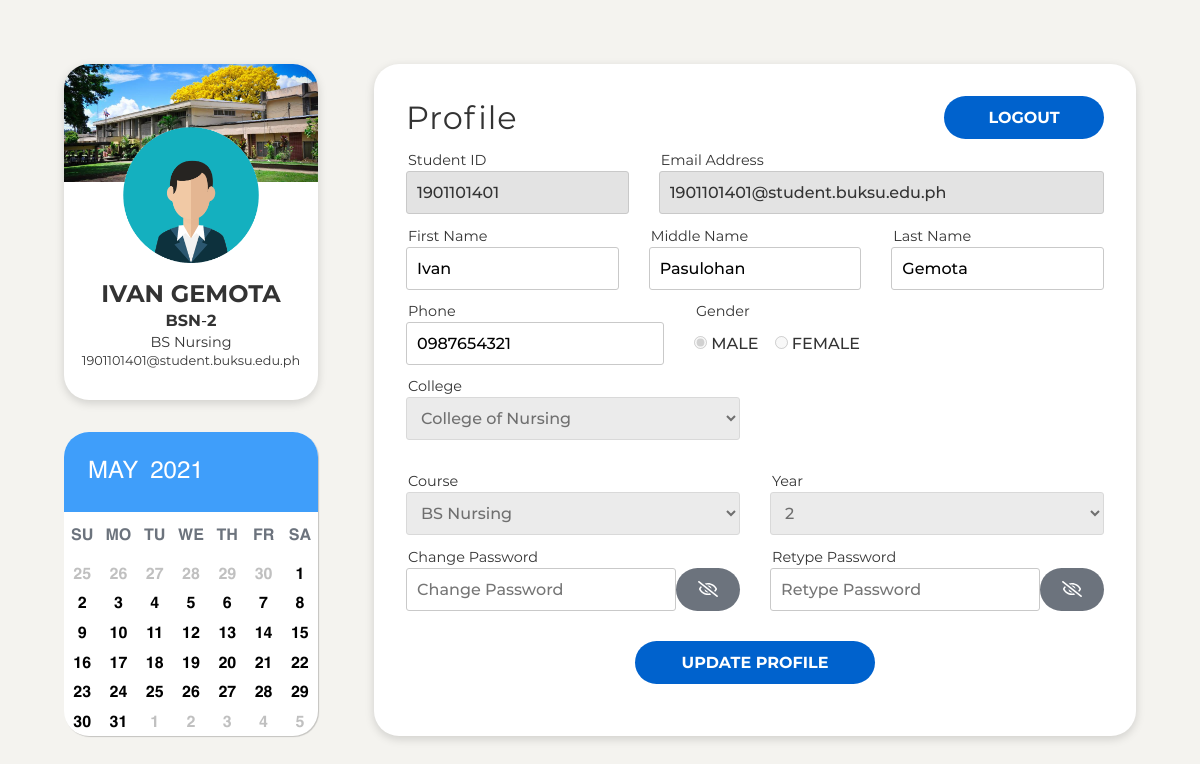
/home.php (signed in), run on the app's committed database.
### tables this page shows
CREATE TABLE `users` (
  `id` bigint(10) NOT NULL,
  `email` varchar(50) NOT NULL,
  `password` varchar(72) NOT NULL,
  `first_name` varchar(30) NOT NULL,
  `middle_name` varchar(20) DEFAULT NULL,
  `last_name` varchar(20) NOT NULL,
  `phone` varchar(15) DEFAULT NULL,
  `gender` varchar(6) NOT NULL,
  `course_id` varchar(10) NOT NULL,
  `year_level` int(1) NOT NULL,
  `role` varchar(10) NOT NULL
);

CREATE TABLE `courses` (
  `course_id` varchar(10) NOT NULL,
  `course_name` varchar(100) NOT NULL,
  `college_id` varchar(5) NOT NULL
);

CREATE TABLE `colleges` (
  `college_id` varchar(5) NOT NULL,
  `college_name` varchar(50) NOT NULL
);

### includes/functions.php (called while the page is built, shortened)
<?php
function idExists($conn, $id) {
    $sql = "SELECT * FROM users WHERE id = ?;";
    $stmt = mysqli_stmt_init($conn);
    if (!mysqli_stmt_prepare($stmt, $sql)) {
        header("location: ../registration.php?signup=stmtfail");
        exit();
    }
    mysqli_stmt_bind_param($stmt, "s", $id);
    mysqli_stmt_execute($stmt);
    $result = mysqli_stmt_get_result($stmt);
    if ($row = mysqli_fetch_assoc($result)) {
        return $row;
    } else {
        return false;
    }
}
function getCourse($conn, $courseId, $id) {
    $sql = "SELECT colleges.college_id, colleges.college_name, users.course_id, courses.course_name
            FROM users, colleges JOIN courses ON colleges.college_id = courses.college_id
            WHERE courses.course_id = ? AND users.id = ?;";
    $stmt = mysqli_stmt_init($conn);
    if (!mysqli_stmt_prepare($stmt, $sql)) {
        header("location: ../home.php?home=stmtfail");
        exit();
    }
    mysqli_stmt_bind_param($stmt, "ss", $courseId, $id);
    mysqli_stmt_execute($stmt);
    $result = mysqli_stmt_get_result($stmt);
    if ($row = mysqli_fetch_assoc($result)) {
        return $row;
    } else {
        return false;
    }
}
function userData($conn, $sessionId) {
    return idExists($conn, $sessionId);
}

### home.php (the view, shortened to what this page needs)
<?php
if (isset($_SESSION["id"])) {
    if ($_SESSION['role'] === 'student') {
        require "includes/connect-db.php";
        require "includes/functions.php";
        $currentSessionId = $_SESSION["id"];
        $user = userData($conn, $currentSessionId);
        $userCourse = getCourse($conn, $user["course_id"], $currentSessionId);
    } else {
        header("location: admin/dashboard.php");
    }
} else {
    header("location: index.php");
}
?>
<!DOCTYPE html>
<html lang="en">
<head>
    <link rel="stylesheet" href="css/home.css">
    <link rel="stylesheet" href="css/util.css">
</head>
<body>
    <div class="container">
        <div class="left-column">
            <div class="user-card-profile card">
                <div class="bg-image"></div>
                <div class="profile-picture">
                    <img id="avatar" src="./assets/images/male.png" alt="male">
                </div>
                <div class="user-info">
                    <span id="user-name"><?php echo $user["first_name"] . " " . $user["last_name"]; ?></span>
                    <div class="course">
                        <div>
                            <span id="user-course"><?php echo $userCourse["course_id"]; ?></span>-<span id="user-year"><?php echo $user["year_level"]; ?></span>
                        </div>
                        <span id="user-college"><?php echo $userCourse["course_name"]; ?></span>
                    </div>
                    <span id="user-email"><?php echo  $user['email']; ?></span>
                </div>
            </div>
            <div class="calendar-widget card">
                <div class="calendar">
                    <div class="month">
                        <span>May</span>
                        <span class="year">2021</span>
                    </div>
                    <div class="weekdays">
                        <div>Su</div>
                        <div>Mo</div>
                        <div>Tu</div>
                        <div>We</div>
                        <div>Th</div>
                        <div>Fr</div>
                        <div>Sa</div>
                    </div>
                    <div class="days">
                        <div class="prev-days">25</div>
                        <div class="prev-days">26</div>
                        <div class="prev-days">27</div>
                        <div class="prev-days">28</div>
                        <div class="prev-days">29</div>
                        <div class="prev-days">30</div>
                        <div>1</div>
                        <div>2</div>
                        <div>3</div>
                        <div>4</div>
                        <div>5</div>
                        <div>6</div>
                        <div>7</div>
                        <div>8</div>
                        <div>9</div>
                        <div>10</div>
                        <div>11</div>
                        <div>12</div>
                        <div>13</div>
                        <div>14</div>
                        <div>15</div>
                        <div>16</div>
                        <div>17</div>
                        <div>18</div>
                        <div>19</div>
                        <div>20</div>
                        <div>21</div>
                        <div>22</div>
                        <div>23</div>
                        <div>24</div>
                        <div>25</div>
                        <div>26</div>
                        <div>27</div>
                        <div>28</div>
                        <div>29</div>
                        <div>30</div>
                        <div>31</div>
                        <div class="next-days">1</div>
                        <div class="next-days">2</div>
                        <div class="next-days">3</div>
                        <div class="next-days">4</div>
                        <div class="next-days">5</div>
                    </div>
                </div>
            </div>
        </div>
        <div class="right-column">
            <form class="user-profile card" method="POST" action="includes/home.php">
                <div class="profile-header">
                    <span>Profile</span>
                    <button onclick="location.href='includes/logout.php';" class=" logout-btn" type="button">Logout</button>
                </div>
                <div class="id-and-email-container">
                    <div class="id input-container">
                        <label class="input-header" for="id">Student ID</label>
                        <input class="input disabled" id="id" type="text" name="id" value="<?php echo $user["id"]; ?>" placeholder="Student ID *" required>
                    </div>
                    <div class="email input-container">
                        <label class="input-header email-label" for="university-email">Email Address</label>
                        <input class="input disabled" id="university-email" type="email" name="university-email" value="<?php echo $user["email"]; ?>" placeholder="University Email *">
                    </div>
                </div>
                <div class="full-name-container">
                    <div class="first-name input-container">
                        <label class="input-header" for="first-name">First Name</label>
                        <input class="input" id="first-name" type="text" name="first-name" value="<?php echo $user["first_name"]; ?>" placeholder="FIRST NAME *">
                    </div>
                    <div class="middle-name input-container">
                        <label class="input-header" for="middle-name">Middle Name</label>
                        <input class="input" id="middle-name" type="text" name="middle-name" value="<?php echo $user["middle_name"]; ?>" placeholder="MIDDLE NAME *">
                    </div>
                    <div class="last-name input-container">
                        <label class="input-header" for="last-name">Last Name</label>
                        <input class="input" id="last-name" type="text" name="last-name" value="<?php echo $user["last_name"]; ?>" placeholder="LAST NAME *">
                    </div>
                </div>
                <div class="phone-and-gender-container">
                    <div class="phone input-container">
                        <label class="input-header" for="phone">Phone</label>
                        <input class="input" id="phone" type="text" name="phone" value="<?php echo $user["phone"]; ?>" placeholder="Phone">
                    </div>
                    <div class="radio-container">
                        <label class="input-header" for="gender">Gender</label>
                        <div class="radio-gender">
                            <label for="gender">
                                <input id="male" type="radio" name="gender" value="male" <?php echo ($user["gender"] === 'male') ? 'checked' : ''; ?>>
                                Male
                            </label>
                            <label for="gender">
                                <input id="female" type="radio" name="gender" value="female" <?php echo ($user["gender"] === 'female') ? 'checked' : ''; ?>>
                                Female
                            </label>
                        </div>
                    </div>
                </div>
                <div class="college-container">
                    <div class="college input-container">
                        <label class="input-header" for="college">College</label>
                        <select id="college" class="disabled" name="college">
                            <option value="<?php echo $userCourse["college_id"]; ?>"><?php echo $userCourse["college_name"]; ?></option>
                        </select>
                    </div>
                    <div class="course input-container">
                        <label class="input-header" for="course">Course</label>
                        <select id="course" class="disabled" name="course">
                            <option value="<?php echo $userCourse["course_id"]; ?>"><?php echo $userCourse["course_name"]; ?></option>
                        </select>
                    </div>
                    <div class="year input-container">
                        <label class="input-header" for="year-level">Year</label>
                        <select id="year-level" class="disabled" name="year-level">
                            <option value="<?php echo $user["year_level"]; ?>"><?php echo $user["year_level"]; ?></option>
                        </select>
                    </div>
                </div>
                <div class="password-container">
                    <div class="input-container">
                        <label class="input-header" for="password">Change Password</label>
                        <div class="password-field">
                            <input class="password" type="password" name="change-password" placeholder="Change Password" required>
                            <button class="password-button">
                                <img class="password-icon" src="./assets/images/eye-slash-regular.svg" alt="hide-password">
                            </button>
                        </div>
                    </div>
                    <div class="input-container">
                        <label class="input-header" for="password">Retype Password</label>
                        <div class="password-field">
                            <input class="password" type="password" name="retype-password" placeholder="Retype Password" required>
                            <button class="password-button">
                                <img class="password-icon" src="./assets/images/eye-slash-regular.svg" alt="hide-password">
                            </button>
                        </div>
                    </div>
                </div>
                <div class="update-profile-container">
                    <button id="update-profile-button" type="submit" name="update">Update Profile</button>
                </div>
            </form>
        </div>
    </div>
</body>
</html>

### css/util.css (style rules this page uses)
* { box-sizing: border-box; padding: 0; margin: 0; }
:root { --primary-color: #007ce8; --accent-color: #023d7d; --box-height: 2.7rem; --input-padding: 0.8rem; --accent-color-2: #6c737d; --outline-color: #c9c9c9; --space-gap: 30px; --radius: 25px; }
input, button, select { outline: none; background-color: #fff; }
.input-header { display: block; font-size: 0.9em; padding: 2px; font-family: 'Montserrat'; }
.input-container select { background-color: #fff; color: var(--accent-color-2); }
.password-field { display: flex; flex-direction: row; }
.password-button { background-color: var(--accent-color-2); height: var(--box-height); width: 6em; border-radius: var(--radius); border: none; cursor: pointer; outline: none; display: flex; justify-content: center; align-items: center; }
.password-icon { height: 1rem; filter: invert(100%) sepia(100%) saturate(2%) hue-rotate(353deg) brightness(105%) contrast(101%); }

### data on the page
users: first_name "IVAN", last_name "GEMOTA", course "BSN", year_level "2", course.course_name "BS Nursing", email "1901101401@student.buksu.edu.ph", id "1901101401", university-email "1901101401@student.buksu.edu.ph", first-name "Ivan", middle-name "Pasulohan", last-name "Gemota", phone "0987654321", gender "☑", college "College of Nursing", course "BS Nursing", year-level "2"
